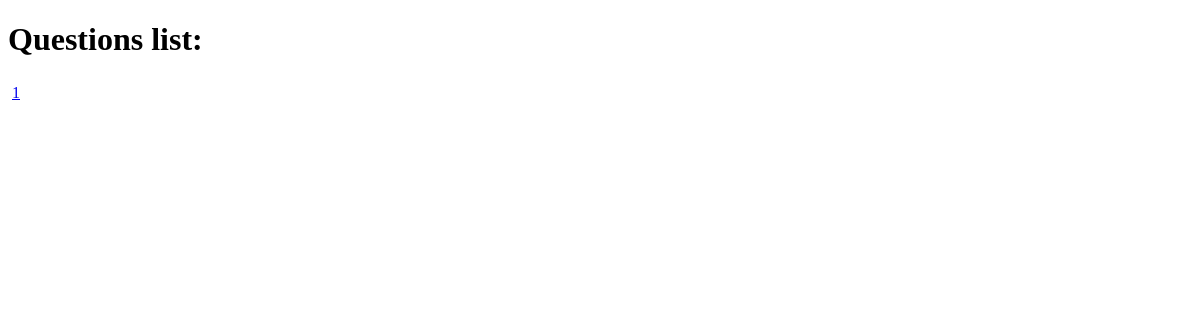
Before: /popular/ with the older database file.
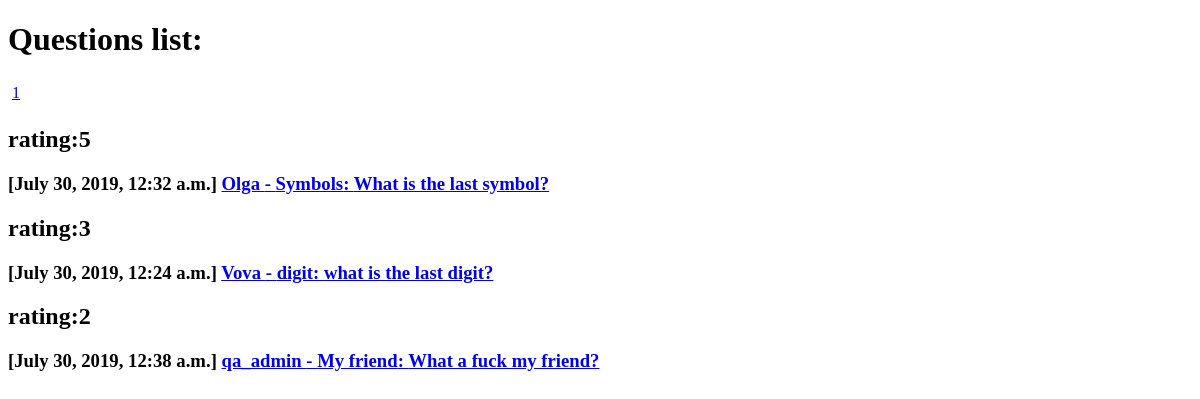
After: the same page with the newer database file.
### qa/models.py (models this page shows, shortened)
class Question(models.Model):
    objects = QuestionManager()
    title = models.CharField(max_length=255)
    text = models.TextField(default='')
    added_at = models.DateTimeField(blank=True, auto_now_add=True)
    rating = models.IntegerField(default=0)
    author = models.ForeignKey(User, on_delete=models.SET_NULL, null=True)
    likes = models.ManyToManyField(User, related_name='question_like_user', blank=True)
    def get_url(self):
        return "/question/{}/".format(self.id)

### qa/views.py (the view)
# urls.py: path('popular/', views.question_by_rating, name='question-by-rating'),
@require_GET
def question_by_rating(request):
    questions = Question.objects.popular()
    paginator, page = paginate(request, questions)
    paginator.baseurl = '/popular/?page='
    context = {
        'questions': page.object_list,
        'paginator': paginator,
        'page': page,
    }
    return  render(request, 'popular.html', context)

### qa/models.py (called while the page is built)
    def popular(self):
        return self.order_by('-rating')

### qa/views.py (called while the page is built)
def paginate(request, qs):
    try:
        limit = int(request.GET.get('limit', 10))
    except ValueError:
        limit = 10
    if limit > 100:
        limit = 10
    try:
        page = int(request.GET.get('page', 1))
    except ValueError:
        raise Http404
    paginator = Paginator(qs, limit)
    try:
        page = paginator.page(page)
    except EmptyPage:
        page = paginator.page(paginator.num_pages)
    return paginator, page

### qa/templates/popular.html (shortened to what this page needs)
<!DOCTYPE html>
<html lang="en">
<head>
</head>
<body>
<h1> Questions list: </h1>
<nav><ul class="pagination">
{% for p in paginator.page_range %}
  {% if p == page.number %}
  <li class="active">
  {% else %}
  <li>
  {% endif %}
    <a href="{{ paginator.baseurl }}{{ p }}">{{ p }}</a>
  </li>
{% endfor %}
</ul></nav>
{% for question in questions %}
<h2> rating:{{question.rating}} </h2>
<h3> [{{question.added_at}}] <a href="{{ question.get_url }}">{{question.author}} - {{question.title}}: {{question.text}}</a>  </h3>
{% endfor %}
</body>
</html>

Changed rows visible on the page:
added Question: rating "5", added_at "July 30, 2019, 12:32 a.m.", author "Olga", title "Symbols", text "What is the last symbol?"
added Question: rating "3", added_at "July 30, 2019, 12:24 a.m.", author "Vova", title "digit", text "what is the last digit?"
added Question: rating "2", added_at "July 30, 2019, 12:38 a.m.", author "qa_admin", title "My friend", text "What a fuck my friend?"
